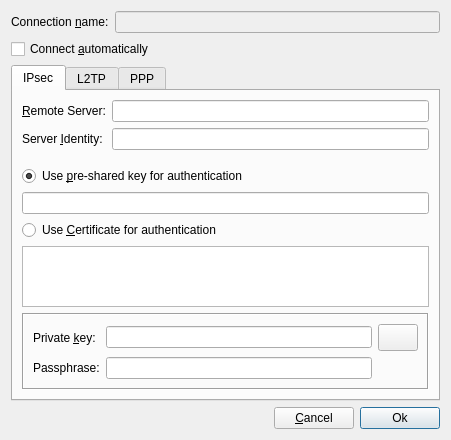
<?xml version="1.0" encoding="UTF-8"?>
<ui version="4.0">
 <class>ConnectionSettingsDialog</class>
 <widget class="QDialog" name="ConnectionSettingsDialog">
  <property name="geometry">
   <rect>
    <x>0</x>
    <y>0</y>
    <width>451</width>
    <height>440</height>
   </rect>
  </property>
  <property name="windowTitle">
   <string>Connection Settings</string>
  </property>
  <property name="windowIcon">
   <iconset resource="../../resources/L2tpIPsecVpn.qrc">
    <normaloff>:/images/configure.png</normaloff>:/images/configure.png</iconset>
  </property>
  <layout class="QGridLayout" name="m_pDialogGridLayout">
   <item row="0" column="0" colspan="3">
    <layout class="QFormLayout" name="m_pConnectionNameLayout">
     <property name="fieldGrowthPolicy">
      <enum>QFormLayout::AllNonFixedFieldsGrow</enum>
     </property>
     <item row="0" column="0">
      <widget class="QLabel" name="m_pConnectionNameLabel">
       <property name="text">
        <string>Connection &amp;name:</string>
       </property>
       <property name="textFormat">
        <enum>Qt::AutoText</enum>
       </property>
       <property name="buddy">
        <cstring>m_pConnectionNameEdit</cstring>
       </property>
      </widget>
     </item>
     <item row="0" column="1">
      <widget class="QLineEdit" name="m_pConnectionNameEdit">
       <property name="enabled">
        <bool>false</bool>
       </property>
       <property name="acceptDrops">
        <bool>false</bool>
       </property>
       <property name="maxLength">
        <number>30</number>
       </property>
       <property name="readOnly">
        <bool>true</bool>
       </property>
      </widget>
     </item>
    </layout>
   </item>
   <item row="1" column="0">
    <widget class="QCheckBox" name="m_pConnectAutomatically">
     <property name="text">
      <string>Connect &amp;automatically</string>
     </property>
    </widget>
   </item>
   <item row="2" column="0" colspan="3">
    <widget class="QTabWidget" name="m_pTabWidget">
     <property name="focusPolicy">
      <enum>Qt::StrongFocus</enum>
     </property>
     <property name="tabPosition">
      <enum>QTabWidget::North</enum>
     </property>
     <property name="tabShape">
      <enum>QTabWidget::Rounded</enum>
     </property>
     <property name="currentIndex">
      <number>0</number>
     </property>
     <widget class="QWidget" name="m_pTabIPsec">
      <property name="focusPolicy">
       <enum>Qt::StrongFocus</enum>
      </property>
      <attribute name="title">
       <string>IPsec</string>
      </attribute>
      <layout class="QGridLayout" name="m_pIPsecTabLayout">
       <item row="0" column="0">
        <layout class="QFormLayout" name="m_pIPsecGatewayLayout">
         <property name="fieldGrowthPolicy">
          <enum>QFormLayout::AllNonFixedFieldsGrow</enum>
         </property>
         <property name="verticalSpacing">
          <number>6</number>
         </property>
         <property name="topMargin">
          <number>0</number>
         </property>
         <property name="bottomMargin">
          <number>10</number>
         </property>
         <item row="0" column="0">
          <widget class="QLabel" name="m_pIPsecGatewayLabel">
           <property name="toolTip">
            <string/>
           </property>
           <property name="text">
            <string>&amp;Remote Server:</string>
           </property>
           <property name="textFormat">
            <enum>Qt::AutoText</enum>
           </property>
           <property name="buddy">
            <cstring>m_pIPsecGatewayEdit</cstring>
           </property>
          </widget>
         </item>
         <item row="0" column="1">
          <widget class="QLineEdit" name="m_pIPsecGatewayEdit">
           <property name="sizePolicy">
            <sizepolicy hsizetype="Expanding" vsizetype="Fixed">
             <horstretch>0</horstretch>
             <verstretch>0</verstretch>
            </sizepolicy>
           </property>
           <property name="focusPolicy">
            <enum>Qt::StrongFocus</enum>
           </property>
           <property name="toolTip">
            <string>&lt;!DOCTYPE HTML PUBLIC &quot;-//W3C//DTD HTML 4.0//EN&quot; &quot;http://www.w3.org/TR/REC-html40/strict.dtd&quot;&gt;
&lt;html&gt;&lt;head&gt;&lt;meta name=&quot;qrichtext&quot; content=&quot;1&quot; /&gt;&lt;style type=&quot;text/css&quot;&gt;
p, li { white-space: pre-wrap; }
&lt;/style&gt;&lt;/head&gt;&lt;body style=&quot; font-family:'Sans'; font-size:9pt; font-weight:400; font-style:normal;&quot;&gt;
&lt;p style=&quot; margin-top:0px; margin-bottom:0px; margin-left:0px; margin-right:0px; -qt-block-indent:0; text-indent:0px;&quot;&gt;IPv4 address or domain name of the remote access server that you want to connect to.&lt;/p&gt;
&lt;p style=&quot;-qt-paragraph-type:empty; margin-top:0px; margin-bottom:0px; margin-left:0px; margin-right:0px; -qt-block-indent:0; text-indent:0px;&quot;&gt;&lt;/p&gt;
&lt;p style=&quot; margin-top:0px; margin-bottom:0px; margin-left:0px; margin-right:0px; -qt-block-indent:0; text-indent:0px;&quot;&gt;&lt;span style=&quot; font-weight:600; text-decoration: underline;&quot;&gt;Examples:&lt;/span&gt;&lt;/p&gt;
&lt;p style=&quot; margin-top:0px; margin-bottom:0px; margin-left:0px; margin-right:0px; -qt-block-indent:0; text-indent:0px;&quot;&gt;1.2.3.4&lt;/p&gt;
&lt;p style=&quot; margin-top:0px; margin-bottom:0px; margin-left:0px; margin-right:0px; -qt-block-indent:0; text-indent:0px;&quot;&gt;ipsec.server.edu&lt;/p&gt;
&lt;p style=&quot;-qt-paragraph-type:empty; margin-top:0px; margin-bottom:0px; margin-left:0px; margin-right:0px; -qt-block-indent:0; text-indent:0px;&quot;&gt;&lt;/p&gt;&lt;/body&gt;&lt;/html&gt;</string>
           </property>
          </widget>
         </item>
         <item row="1" column="0">
          <widget class="QLabel" name="m_pIPsecIdentityLabel">
           <property name="text">
            <string>Server &amp;Identity:</string>
           </property>
           <property name="buddy">
            <cstring>m_pIPsecIdentityEdit</cstring>
           </property>
          </widget>
         </item>
         <item row="1" column="1">
          <widget class="QLineEdit" name="m_pIPsecIdentityEdit">
           <property name="sizePolicy">
            <sizepolicy hsizetype="Expanding" vsizetype="Fixed">
             <horstretch>0</horstretch>
             <verstretch>0</verstretch>
            </sizepolicy>
           </property>
           <property name="focusPolicy">
            <enum>Qt::StrongFocus</enum>
           </property>
           <property name="toolTip">
            <string>Leave empty if you don't want to check peers's identity,
otherwise enter the peer's identity 

This is mostly a distinguished name like 'CN=cisco-fcs-ber'.</string>
           </property>
          </widget>
         </item>
        </layout>
       </item>
       <item row="1" column="0">
        <widget class="QRadioButton" name="m_pIPsecUsePreSharedKeyRadioButton">
         <property name="text">
          <string>Use &amp;pre-shared key for authentication</string>
         </property>
         <property name="checkable">
          <bool>true</bool>
         </property>
         <property name="checked">
          <bool>true</bool>
         </property>
        </widget>
       </item>
       <item row="2" column="0">
        <widget class="QLineEdit" name="m_pIPsecPreSharedKeyEdit">
         <property name="echoMode">
          <enum>QLineEdit::PasswordEchoOnEdit</enum>
         </property>
        </widget>
       </item>
       <item row="3" column="0">
        <widget class="QRadioButton" name="m_pIPsecUseCertificateRadioButton">
         <property name="text">
          <string>Use &amp;Certificate for authentication</string>
         </property>
        </widget>
       </item>
       <item row="4" column="0">
        <widget class="QListView" name="m_pIPsecCertificateListView">
         <property name="sizePolicy">
          <sizepolicy hsizetype="Expanding" vsizetype="Expanding">
           <horstretch>0</horstretch>
           <verstretch>0</verstretch>
          </sizepolicy>
         </property>
         <property name="minimumSize">
          <size>
           <width>0</width>
           <height>23</height>
          </size>
         </property>
        </widget>
       </item>
       <item row="6" column="0">
        <widget class="QFrame" name="m_pIPsecPrivateKeyFrame">
         <property name="enabled">
          <bool>true</bool>
         </property>
         <property name="frameShape">
          <enum>QFrame::Box</enum>
         </property>
         <property name="frameShadow">
          <enum>QFrame::Sunken</enum>
         </property>
         <layout class="QGridLayout" name="m_pIPsecPrivateKeyLayout">
          <item row="0" column="0">
           <widget class="QLabel" name="m_pIPsecPrivateKeyLabel">
            <property name="text">
             <string>Private &amp;key:</string>
            </property>
            <property name="buddy">
             <cstring>m_pIPsecPrivateKeyFileEdit</cstring>
            </property>
           </widget>
          </item>
          <item row="0" column="1">
           <widget class="QLineEdit" name="m_pIPsecPrivateKeyFileEdit">
            <property name="toolTip">
             <string>Full path to a X.509 pem encoded private key file</string>
            </property>
            <property name="readOnly">
             <bool>true</bool>
            </property>
           </widget>
          </item>
          <item row="2" column="0">
           <widget class="QLabel" name="m_pIPsecPassphraseLabel">
            <property name="text">
             <string>Passphrase:</string>
            </property>
            <property name="buddy">
             <cstring>m_pIPsecPassphraseEdit</cstring>
            </property>
           </widget>
          </item>
          <item row="2" column="1">
           <widget class="QLineEdit" name="m_pIPsecPassphraseEdit">
            <property name="echoMode">
             <enum>QLineEdit::Password</enum>
            </property>
           </widget>
          </item>
          <item row="0" column="2">
           <widget class="QPushButton" name="m_pIPsecBrowsePrivateKeyButton">
            <property name="minimumSize">
             <size>
              <width>36</width>
              <height>27</height>
             </size>
            </property>
            <property name="text">
             <string/>
            </property>
            <property name="icon">
             <iconset resource="../../resources/L2tpIPsecVpn.qrc">
              <normaloff>:/images/search.png</normaloff>:/images/search.png</iconset>
            </property>
           </widget>
          </item>
         </layout>
        </widget>
       </item>
      </layout>
     </widget>
     <widget class="QWidget" name="m_pTabL2TP">
      <property name="focusPolicy">
       <enum>Qt::StrongFocus</enum>
      </property>
      <attribute name="title">
       <string>L2TP</string>
      </attribute>
      <layout class="QGridLayout" name="m_pL2tpTabLayout">
       <item row="0" column="0">
        <widget class="QCheckBox" name="m_pL2tpRedialCheckBox">
         <property name="toolTip">
          <string>If checked, l2tpd will attempt to redial if the call get disconected.</string>
         </property>
         <property name="text">
          <string>Redial</string>
         </property>
        </widget>
       </item>
       <item row="2" column="0">
        <widget class="QCheckBox" name="m_pL2tpLengthBitCheckBox">
         <property name="sizePolicy">
          <sizepolicy hsizetype="Minimum" vsizetype="Fixed">
           <horstretch>0</horstretch>
           <verstretch>0</verstretch>
          </sizepolicy>
         </property>
         <property name="toolTip">
          <string>If Checked, the length bit present in the l2tp packet payload will be used.</string>
         </property>
         <property name="text">
          <string>Length bit</string>
         </property>
         <property name="checked">
          <bool>true</bool>
         </property>
        </widget>
       </item>
       <item row="1" column="0">
        <layout class="QFormLayout" name="m_pL2tpRedialLayout">
         <property name="sizeConstraint">
          <enum>QLayout::SetDefaultConstraint</enum>
         </property>
         <property name="fieldGrowthPolicy">
          <enum>QFormLayout::AllNonFixedFieldsGrow</enum>
         </property>
         <item row="0" column="0">
          <widget class="QLabel" name="m_pL2tpRedialTimeoutLabel">
           <property name="sizePolicy">
            <sizepolicy hsizetype="Fixed" vsizetype="Fixed">
             <horstretch>0</horstretch>
             <verstretch>0</verstretch>
            </sizepolicy>
           </property>
           <property name="text">
            <string>Timeout:</string>
           </property>
           <property name="buddy">
            <cstring>m_pL2tpRedialTimeoutSpinBox</cstring>
           </property>
          </widget>
         </item>
         <item row="0" column="1">
          <widget class="QSpinBox" name="m_pL2tpRedialTimeoutSpinBox">
           <property name="enabled">
            <bool>false</bool>
           </property>
           <property name="sizePolicy">
            <sizepolicy hsizetype="Fixed" vsizetype="Fixed">
             <horstretch>0</horstretch>
             <verstretch>0</verstretch>
            </sizepolicy>
           </property>
           <property name="toolTip">
            <string>Wait N seconds before redial. The redial option must be set to yes to use this option.</string>
           </property>
           <property name="maximum">
            <number>300</number>
           </property>
          </widget>
         </item>
         <item row="1" column="0">
          <widget class="QLabel" name="m_pL2tpRedialAttemptsLabel">
           <property name="sizePolicy">
            <sizepolicy hsizetype="Fixed" vsizetype="Fixed">
             <horstretch>0</horstretch>
             <verstretch>0</verstretch>
            </sizepolicy>
           </property>
           <property name="text">
            <string>Attempts:</string>
           </property>
           <property name="buddy">
            <cstring>m_pL2tpRedialAttemptsSpinBox</cstring>
           </property>
          </widget>
         </item>
         <item row="1" column="1">
          <widget class="QSpinBox" name="m_pL2tpRedialAttemptsSpinBox">
           <property name="enabled">
            <bool>false</bool>
           </property>
           <property name="sizePolicy">
            <sizepolicy hsizetype="Fixed" vsizetype="Fixed">
             <horstretch>0</horstretch>
             <verstretch>0</verstretch>
            </sizepolicy>
           </property>
           <property name="focusPolicy">
            <enum>Qt::WheelFocus</enum>
           </property>
           <property name="toolTip">
            <string>Will give up redial tries after N attempts.</string>
           </property>
          </widget>
         </item>
        </layout>
       </item>
      </layout>
     </widget>
     <widget class="QWidget" name="m_pTabPpp">
      <property name="focusPolicy">
       <enum>Qt::StrongFocus</enum>
      </property>
      <attribute name="title">
       <string>PPP</string>
      </attribute>
      <layout class="QGridLayout" name="m_pPppTabLayout">
       <item row="0" column="0" colspan="3">
        <widget class="QRadioButton" name="m_pPppUseEAPRadioButton">
         <property name="toolTip">
          <string>With this option set, pppd will agree to authenticate itself to the peer exclusively using EAP.</string>
         </property>
         <property name="text">
          <string>Use Extensible Authentication Protocol (EAP)</string>
         </property>
         <property name="checked">
          <bool>true</bool>
         </property>
        </widget>
       </item>
       <item row="1" column="0">
        <widget class="QPushButton" name="m_pPppPropertiesButton">
         <property name="text">
          <string>Properties ...</string>
         </property>
        </widget>
       </item>
       <item row="2" column="0" colspan="2">
        <widget class="QRadioButton" name="m_pPppAllowProtocolsRadioButton">
         <property name="text">
          <string>Allow these protocols</string>
         </property>
        </widget>
       </item>
       <item row="3" column="0" colspan="3">
        <widget class="QListWidget" name="m_pPppAllowProtocolsListWidget">
         <item>
          <property name="text">
           <string>Unencrypted password (PAP)</string>
          </property>
          <property name="toolTip">
           <string>With this option set, pppd will agree to authenticate itself to the peer using PAP.</string>
          </property>
          <property name="checkState">
           <enum>Unchecked</enum>
          </property>
         </item>
         <item>
          <property name="text">
           <string>Challenge Authentication Protocol (CHAP)</string>
          </property>
          <property name="toolTip">
           <string>With this option set, pppd will agree to authenticate itself to the peer using CHAP.</string>
          </property>
          <property name="checkState">
           <enum>Unchecked</enum>
          </property>
         </item>
         <item>
          <property name="text">
           <string>Microsoft CHAP (MS-Chap)</string>
          </property>
          <property name="toolTip">
           <string>With this option set, pppd will agree to authenticate itself to the peer using MS-CHAP.</string>
          </property>
          <property name="checkState">
           <enum>Unchecked</enum>
          </property>
         </item>
         <item>
          <property name="text">
           <string>Microsoft CHAP Version 2 (MS-CHAPv2)</string>
          </property>
          <property name="toolTip">
           <string>With this option set, pppd will agree to authenticate itself to the peer using MS-CHAPv2.</string>
          </property>
          <property name="checkState">
           <enum>Unchecked</enum>
          </property>
         </item>
        </widget>
       </item>
       <item row="4" column="0" colspan="3">
        <widget class="QFrame" name="m_pPppCredentialsFrame">
         <property name="frameShape">
          <enum>QFrame::Box</enum>
         </property>
         <property name="frameShadow">
          <enum>QFrame::Sunken</enum>
         </property>
         <layout class="QGridLayout" name="m_pIPsecCredentialsLayout">
          <item row="0" column="0">
           <widget class="QLabel" name="m_pPppUserNameLabel">
            <property name="text">
             <string>User name:</string>
            </property>
            <property name="buddy">
             <cstring>m_pPppUserNameEdit</cstring>
            </property>
           </widget>
          </item>
          <item row="0" column="1">
           <widget class="QLineEdit" name="m_pPppUserNameEdit">
            <property name="toolTip">
             <string>Set the name used for authenticating the local system to the remote access server.</string>
            </property>
           </widget>
          </item>
          <item row="1" column="0">
           <widget class="QLabel" name="m_pPppPwdLabel">
            <property name="text">
             <string>Password:</string>
            </property>
            <property name="buddy">
             <cstring>m_pPppPwdEdit</cstring>
            </property>
           </widget>
          </item>
          <item row="1" column="1">
           <widget class="QLineEdit" name="m_pPppPwdEdit">
            <property name="toolTip">
             <string>Enter your password.

If left empty you'll be ask each time you try to establish a connection.</string>
            </property>
            <property name="echoMode">
             <enum>QLineEdit::Password</enum>
            </property>
           </widget>
          </item>
         </layout>
        </widget>
       </item>
       <item row="5" column="0">
        <widget class="QPushButton" name="m_pPppPeerAuthenticationButton">
         <property name="text">
          <string>Peer authentication ...</string>
         </property>
        </widget>
       </item>
       <item row="5" column="1">
        <widget class="QPushButton" name="m_pPppIpSettingsButton">
         <property name="text">
          <string>IP settings ...</string>
         </property>
        </widget>
       </item>
       <item row="5" column="2">
        <widget class="QPushButton" name="m_pPppAdvancedButton">
         <property name="text">
          <string>Advanced ...</string>
         </property>
        </widget>
       </item>
      </layout>
     </widget>
    </widget>
   </item>
   <item row="3" column="1">
    <widget class="QPushButton" name="m_pCancelButton">
     <property name="sizePolicy">
      <sizepolicy hsizetype="Fixed" vsizetype="Fixed">
       <horstretch>0</horstretch>
       <verstretch>0</verstretch>
      </sizepolicy>
     </property>
     <property name="text">
      <string>&amp;Cancel</string>
     </property>
     <property name="autoDefault">
      <bool>false</bool>
     </property>
     <property name="default">
      <bool>false</bool>
     </property>
    </widget>
   </item>
   <item row="3" column="2">
    <widget class="QPushButton" name="m_pOkButton">
     <property name="sizePolicy">
      <sizepolicy hsizetype="Fixed" vsizetype="Fixed">
       <horstretch>0</horstretch>
       <verstretch>0</verstretch>
      </sizepolicy>
     </property>
     <property name="text">
      <string>Ok</string>
     </property>
     <property name="autoDefault">
      <bool>false</bool>
     </property>
     <property name="default">
      <bool>true</bool>
     </property>
    </widget>
   </item>
  </layout>
 </widget>
 <tabstops>
  <tabstop>m_pConnectionNameEdit</tabstop>
  <tabstop>m_pConnectAutomatically</tabstop>
  <tabstop>m_pTabWidget</tabstop>
  <tabstop>m_pIPsecGatewayEdit</tabstop>
  <tabstop>m_pIPsecIdentityEdit</tabstop>
  <tabstop>m_pIPsecUsePreSharedKeyRadioButton</tabstop>
  <tabstop>m_pIPsecPreSharedKeyEdit</tabstop>
  <tabstop>m_pIPsecUseCertificateRadioButton</tabstop>
  <tabstop>m_pIPsecCertificateListView</tabstop>
  <tabstop>m_pIPsecPrivateKeyFileEdit</tabstop>
  <tabstop>m_pIPsecBrowsePrivateKeyButton</tabstop>
  <tabstop>m_pIPsecPassphraseEdit</tabstop>
  <tabstop>m_pL2tpRedialCheckBox</tabstop>
  <tabstop>m_pL2tpRedialTimeoutSpinBox</tabstop>
  <tabstop>m_pL2tpRedialAttemptsSpinBox</tabstop>
  <tabstop>m_pL2tpLengthBitCheckBox</tabstop>
  <tabstop>m_pPppUseEAPRadioButton</tabstop>
  <tabstop>m_pPppPropertiesButton</tabstop>
  <tabstop>m_pPppAllowProtocolsRadioButton</tabstop>
  <tabstop>m_pPppAllowProtocolsListWidget</tabstop>
  <tabstop>m_pPppUserNameEdit</tabstop>
  <tabstop>m_pPppPwdEdit</tabstop>
  <tabstop>m_pPppPeerAuthenticationButton</tabstop>
  <tabstop>m_pPppIpSettingsButton</tabstop>
  <tabstop>m_pPppAdvancedButton</tabstop>
  <tabstop>m_pCancelButton</tabstop>
  <tabstop>m_pOkButton</tabstop>
 </tabstops>
 <resources>
  <include location="../../resources/L2tpIPsecVpn.qrc"/>
 </resources>
 <connections>
  <connection>
   <sender>m_pCancelButton</sender>
   <signal>clicked()</signal>
   <receiver>ConnectionSettingsDialog</receiver>
   <slot>reject()</slot>
   <hints>
    <hint type="sourcelabel">
     <x>332</x>
     <y>410</y>
    </hint>
    <hint type="destinationlabel">
     <x>237</x>
     <y>216</y>
    </hint>
   </hints>
  </connection>
  <connection>
   <sender>m_pL2tpRedialCheckBox</sender>
   <signal>clicked(bool)</signal>
   <receiver>m_pL2tpRedialAttemptsSpinBox</receiver>
   <slot>setEnabled(bool)</slot>
   <hints>
    <hint type="sourcelabel">
     <x>101</x>
     <y>103</y>
    </hint>
    <hint type="destinationlabel">
     <x>119</x>
     <y>139</y>
    </hint>
   </hints>
  </connection>
  <connection>
   <sender>m_pL2tpRedialCheckBox</sender>
   <signal>clicked(bool)</signal>
   <receiver>m_pL2tpRedialTimeoutSpinBox</receiver>
   <slot>setEnabled(bool)</slot>
   <hints>
    <hint type="sourcelabel">
     <x>101</x>
     <y>103</y>
    </hint>
    <hint type="destinationlabel">
     <x>119</x>
     <y>139</y>
    </hint>
   </hints>
  </connection>
  <connection>
   <sender>m_pOkButton</sender>
   <signal>clicked()</signal>
   <receiver>ConnectionSettingsDialog</receiver>
   <slot>accept()</slot>
   <hints>
    <hint type="sourcelabel">
     <x>399</x>
     <y>417</y>
    </hint>
    <hint type="destinationlabel">
     <x>225</x>
     <y>219</y>
    </hint>
   </hints>
  </connection>
 </connections>
</ui>
